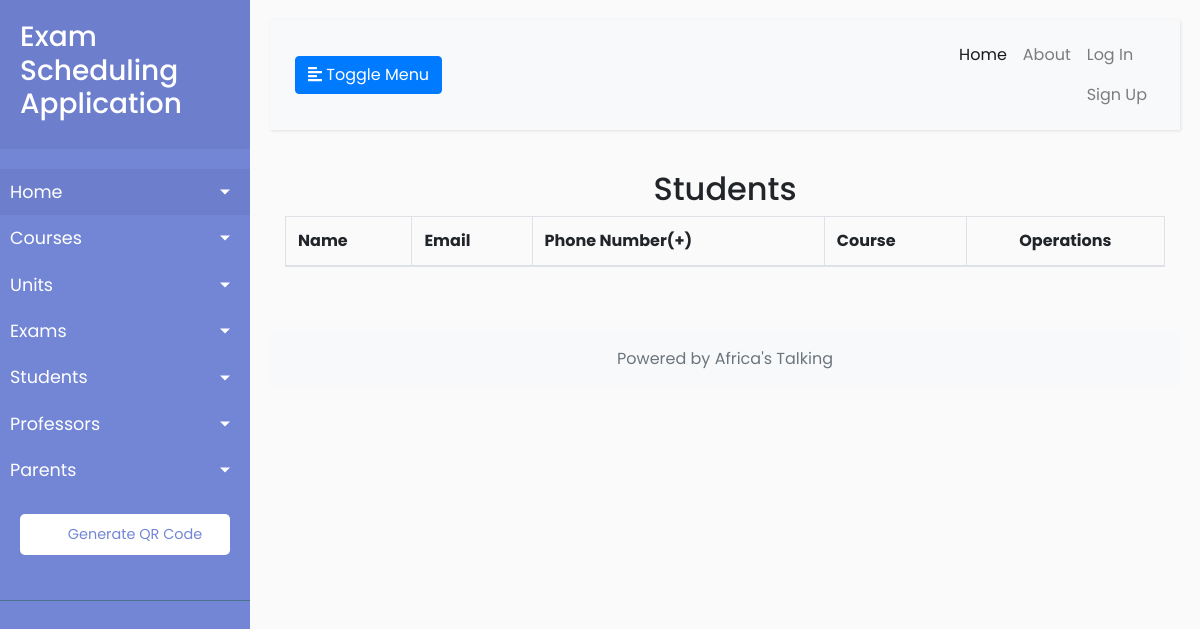
The app's page /students, older data.
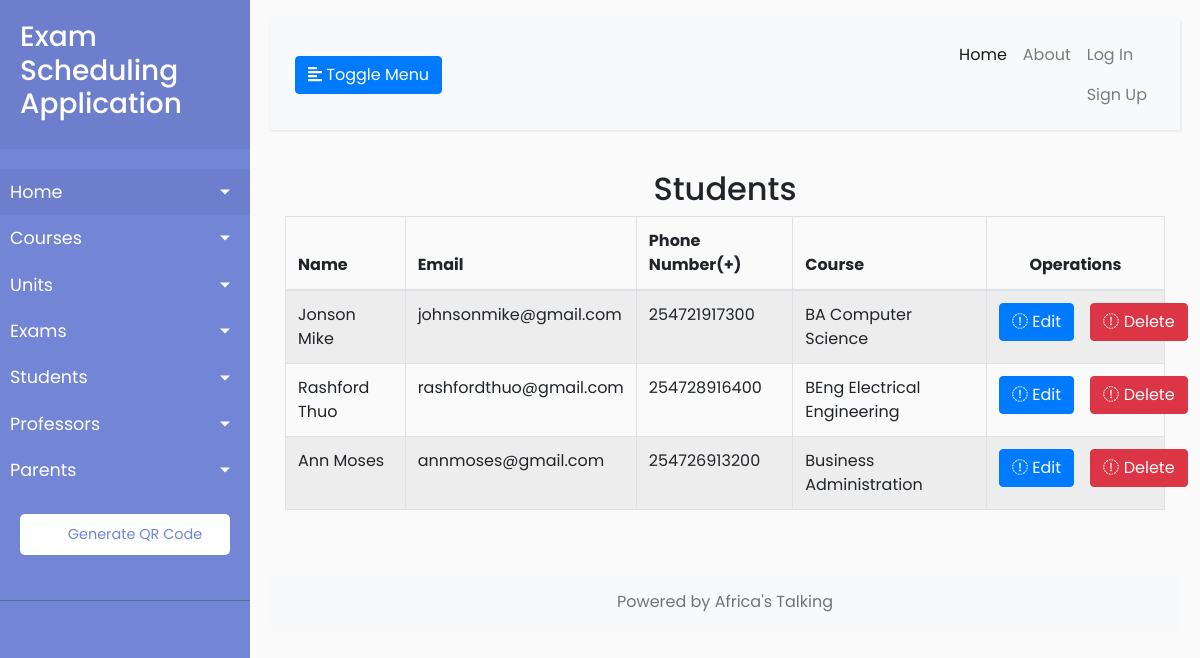
The same page, newer data.
### users/models.py (models this page shows, shortened)
class Student(User):
    course = models.ForeignKey(Course, on_delete=models.CASCADE)
    phone_number = models.IntegerField(default=+254711111111)
    class Meta:
        verbose_name = "Student"
        verbose_name_plural = "Students"

### exams/models.py (models this page shows)
class Course(models.Model):
    name = models.CharField(max_length=100)
    description = models.TextField(max_length=1000, help_text="Enter a brief description of the course.")
    def __str__(self):
        return f'{self.name}'
    class Meta:
        verbose_name = "Course"
        verbose_name_plural = "Courses"

### users/views.py (the view)
# urls.py: path('students', StudentListView.as_view(), name='students-list'),
class StudentListView(ListView):
    model = Student
    template_name = 'users/students_list.html'
    context_object_name = 'students'
    paginate_by = 5

### users/templates/users/students_list.html (shortened to what this page needs)
{% extends 'exams/base.html' %}
{% block content %}
    <div class="right_col" role="main">
        <div class="">
            <div class="row">
                <div class="col-md-12 col-sm-12 col-xs-12">
                    <div class="x_panel">
                        <div class="x_title">
                            <h2 class="text-center"> Students </h2>
                        </div>
                        <div class="x_content">
                            <table id="student-datatable" class="table table-striped table-bordered">
                                <thead>
                                    <tr>
                                        <th>Name</th>
                                        <th>Email</th>
                                        <th>Phone Number(+)</th>
                                        <th>Course</th>
                                        <th class="text-center">Operations</th>
                                    </tr>
                                </thead>
                                <tbody>
                                    {% for student in students %}
                                        <tr>
                                            <td>{{ student.get_full_name }}</td>
                                            <td>{{ student.email }}</td>
                                            <td>{{ student.phone_number }}</td>
                                            <td>{{ student.course }}</td>
                                            <td class="text-center">
                                                <div class="row">
                                                    <div class="col-md-6">
                                                        <a href="{% url 'students-update' student.pk %}" class="btn btn-primary btn-xs"><i class="fa fa-pencil"></i> Edit </a>
                                                    </div>
                                                    <div class="col-md-6">
                                                        <a href="{% url 'students-delete' student.pk %}" class="btn btn-danger btn-xs"><i class="fa fa-remove"></i> Delete </a>
                                                    </div>
                                                </div>
                                            </td>
                                        </tr>
                                    {% endfor %}
                                </tbody>
                            </table>
                        </div>
                    </div>
                </div>
            </div>
        </div>
    </div>
{% endblock content %}

Row changes from the older to the newer data that the page shows:
added Student: get_full_name "Jonson Mike", email "johnsonmike@gmail.com", phone_number "254721917300", course "BA Computer Science"
added Student: get_full_name "Rashford Thuo", email "rashfordthuo@gmail.com", phone_number "254728916400", course "BEng Electrical Engineering"
added Student: get_full_name "Ann Moses", email "annmoses@gmail.com", phone_number "254726913200", course "Business Administration"
